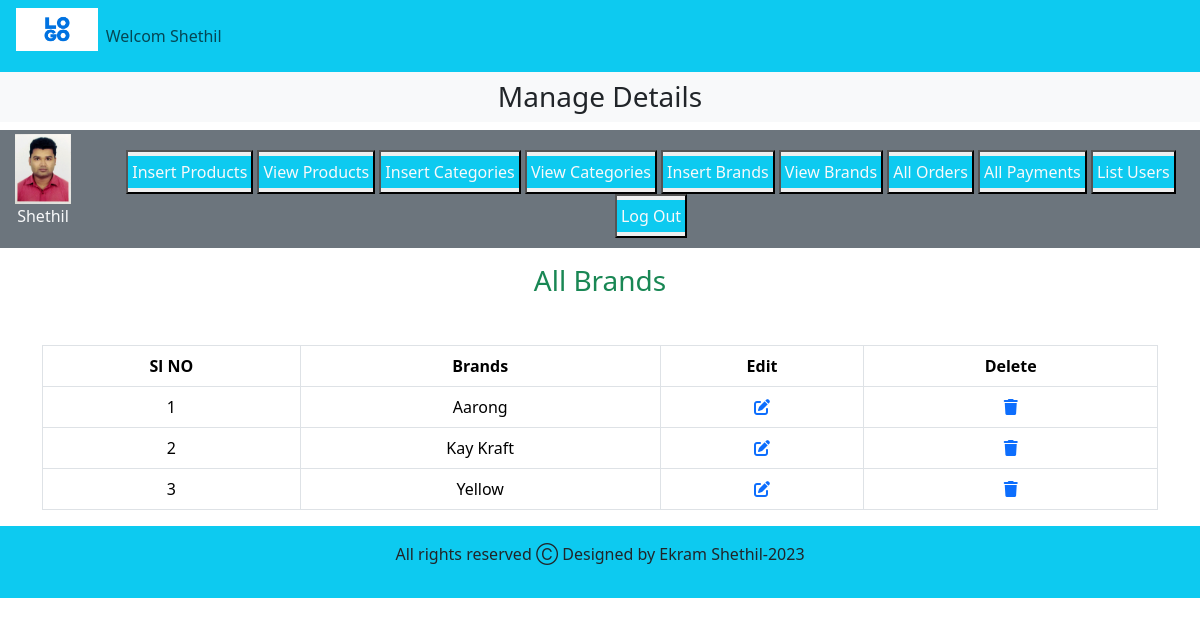
/admin_area/index.php?view_brands (signed in), run on the app's committed database.
### tables this page shows
CREATE TABLE `brands` (
  `brand_id` int(11) NOT NULL,
  `brand_title` varchar(100) NOT NULL
);

### admin_area/view_brands.php (the view, shortened to what this page needs)
<h3 class="text-center text-success">All Brands</h3>
<table class="table table-bordered mt-5">
    <thead>
        <tr class="text-center">
            <th>Sl NO</th>
            <th>Brands</th>
            <th>Edit</th>
            <th>Delete</th>
        </tr>
    </thead>
    <tbody>
    <?php
    $select_cat = "SELECT * FROM brands";
    $result = mysqli_query($con,$select_cat);
    $num=0;
    while($row=mysqli_fetch_assoc($result)){
        $brand_id=$row['brand_id'];
        $brand_title=$row['brand_title'];
        $num++;
    ?>
        <tr class="text-center">
            <td><?php echo $num; ?></td>
            <td><?php echo $brand_title; ?></td>
            <td><a href="index.php?edit_brand=<?php echo $brand_id; ?>"><i class="fa-solid fa-pen-to-square"></i></a></td>
            <td><a href="index.php?delete_brand=<?php echo $brand_id; ?>" type="button" class="" data-bs-toggle="modal" data-bs-target="#staticBackdrop"><i class="fa-solid fa-trash"></i></a></td>
        </tr>
        <?php } ?>
    </tbody>
</table>

### style.css (style rules this page uses)
* { margin: 0; padding: 0; box-sizing: border-box; }

### admin_area/index.php (style rules this page uses)
body { overflow-x: hidden; }

### data on the page
brands: brand_title "Aarong"
brands: brand_title "Kay Kraft"
brands: brand_title "Yellow"

### other printed values
$_SESSION['username'] "Shethil"
